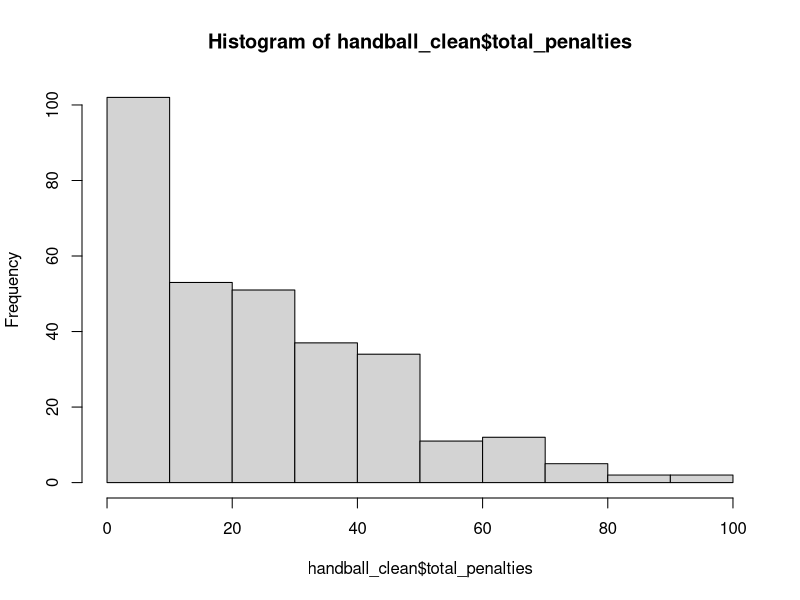
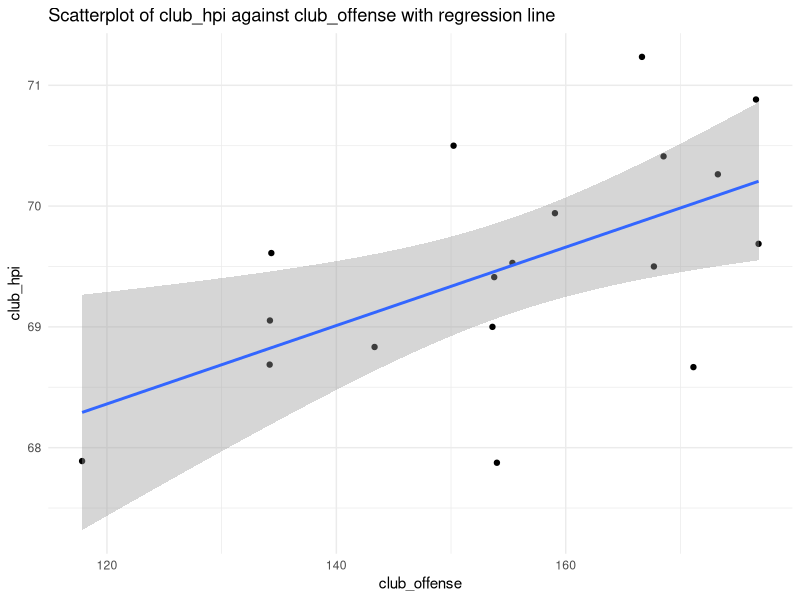
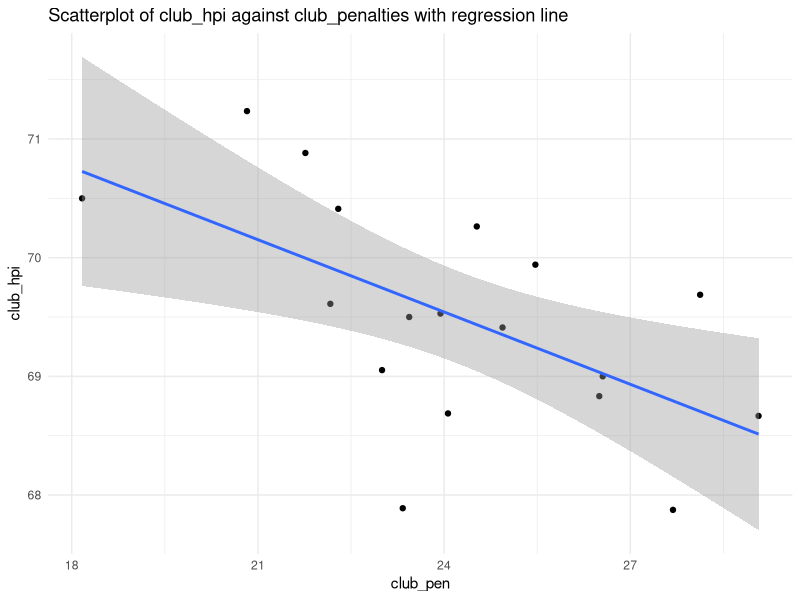
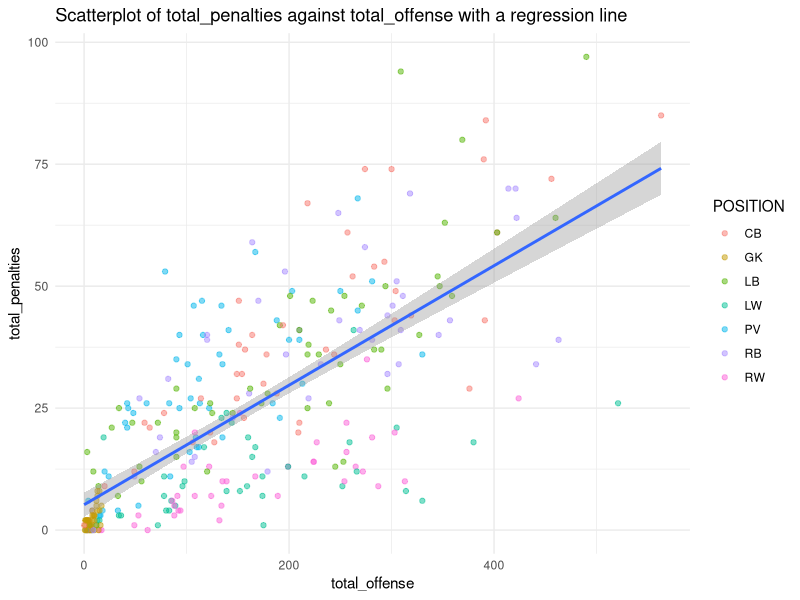

Generate these figures, in order, with R:
## ---- chunk 1
library(tidyverse)
library(readr)
library(modelr)
library(broom)
library(stringr)
## ---- chunk 2
handball_clean <- read_csv("handball_bundesliga_23.csv")
## ---- chunk 3
hist(handball_clean$total_penalties)
## ---- chunk 4
mod <- lm(HPI ~ total_penalties, data=handball_clean)

newx <- data.frame(total_penalties=30)

predict(mod, newx,interval="confidence", level = 0.98)
## ---- chunk 5
mod <- lm(HPI ~ total_penalties, data=handball_clean)

newx <- data.frame(total_penalties=30)

predict(mod, newx,interval="prediction", level = 0.98)
## ---- chunk 6
#a&b)
mod_plot <- handball_clean |> group_by(CLUB) |> summarise(club_offense = mean(total_offense), club_pen = mean(total_penalties), club_hpi = mean(HPI))
#b)
ggplot(data = mod_plot, aes(x = club_offense, y = club_hpi)) +
  geom_point() +
  geom_smooth(method = "lm") + theme_minimal() + labs(title = "Scatterplot of club_hpi against club_offense with regression line")
#a)
ggplot(data = mod_plot, aes(x = club_pen, y = club_hpi)) +
  geom_point() +
  geom_smooth(method = "lm") + theme_minimal() + labs(title = "Scatterplot of club_hpi against club_penalties with regression line")
## ---- chunk 7
hpi_mod <- lm(HPI~total_offense+total_penalties, data=handball_clean)
summary(hpi_mod)
## ---- chunk 8
anovamod <- lm(HPI~total_offense+total_penalties, data=handball_clean)
summary(anovamod)
anova(anovamod)
## ---- chunk 9
ggplot(data = handball_clean, aes(x = total_offense, y = total_penalties)) + geom_point(alpha = 0.5, aes(colour = POSITION)) + theme_minimal() + geom_smooth(method = "lm") + labs(title = "Scatterplot of total_penalties against total_offense with a regression line")
## ---- chunk 10
cor(handball_clean$total_penalties, handball_clean$total_offense)
## ---- chunk 11
cor.test(handball_clean$total_offense, handball_clean$total_penalties)
